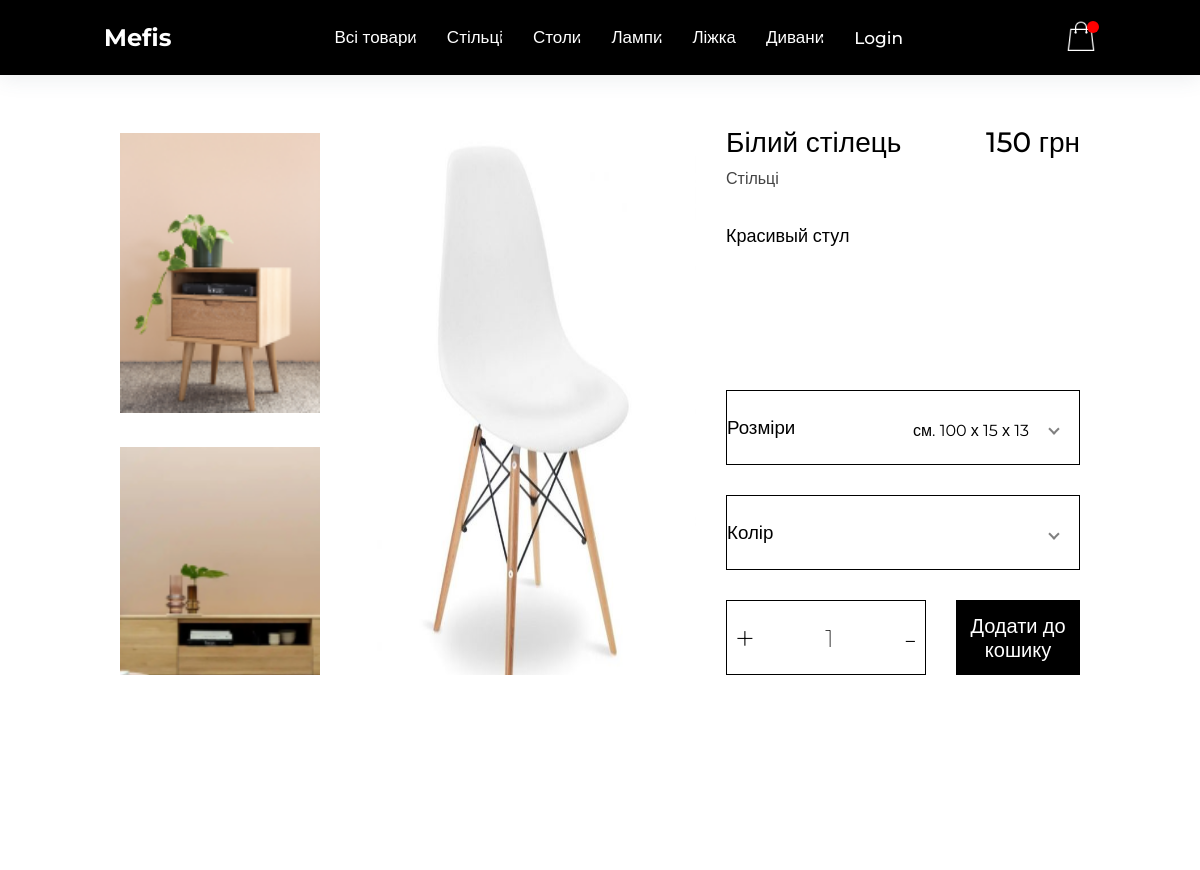
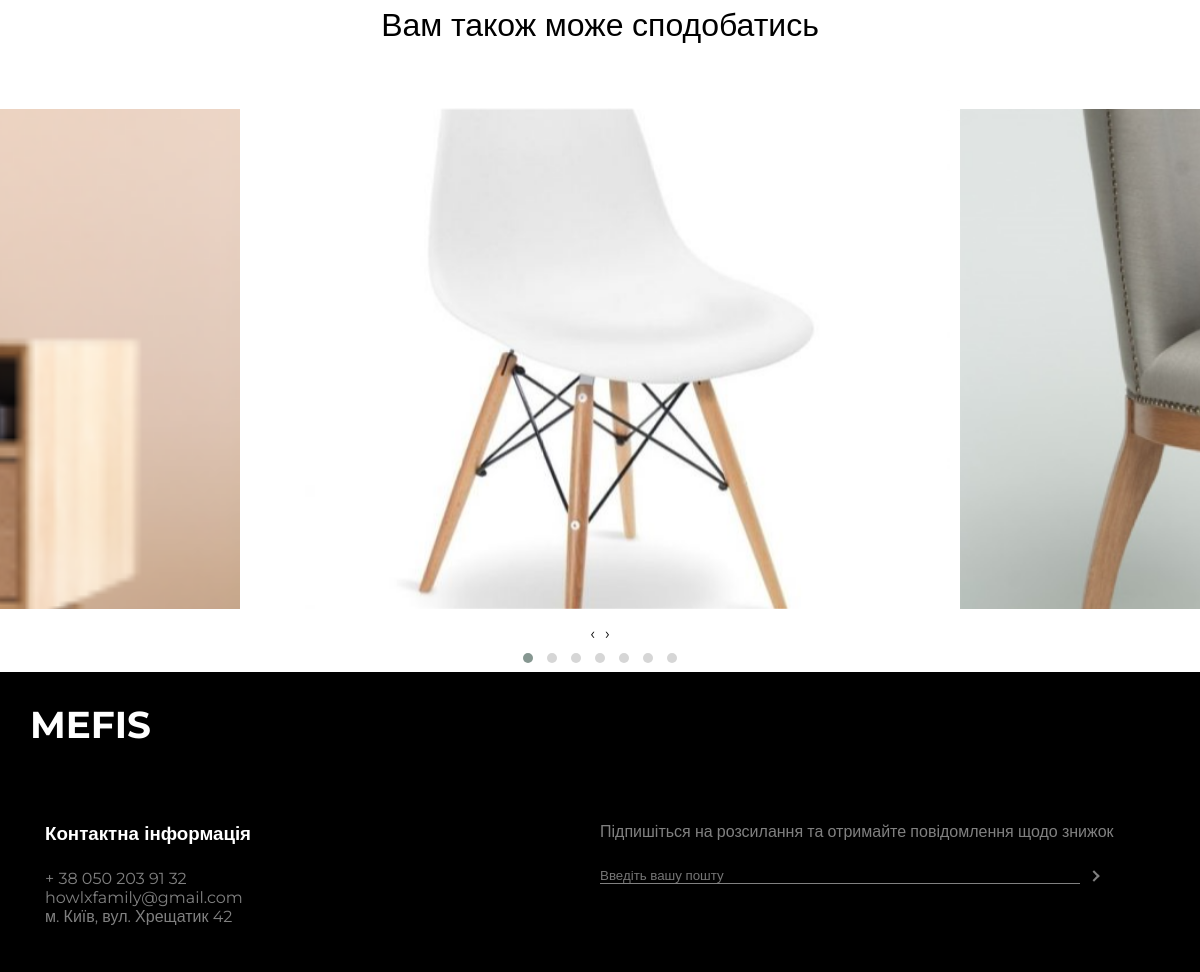
The page /products/1 on the database as committed earlier (2 pictures, top to bottom).
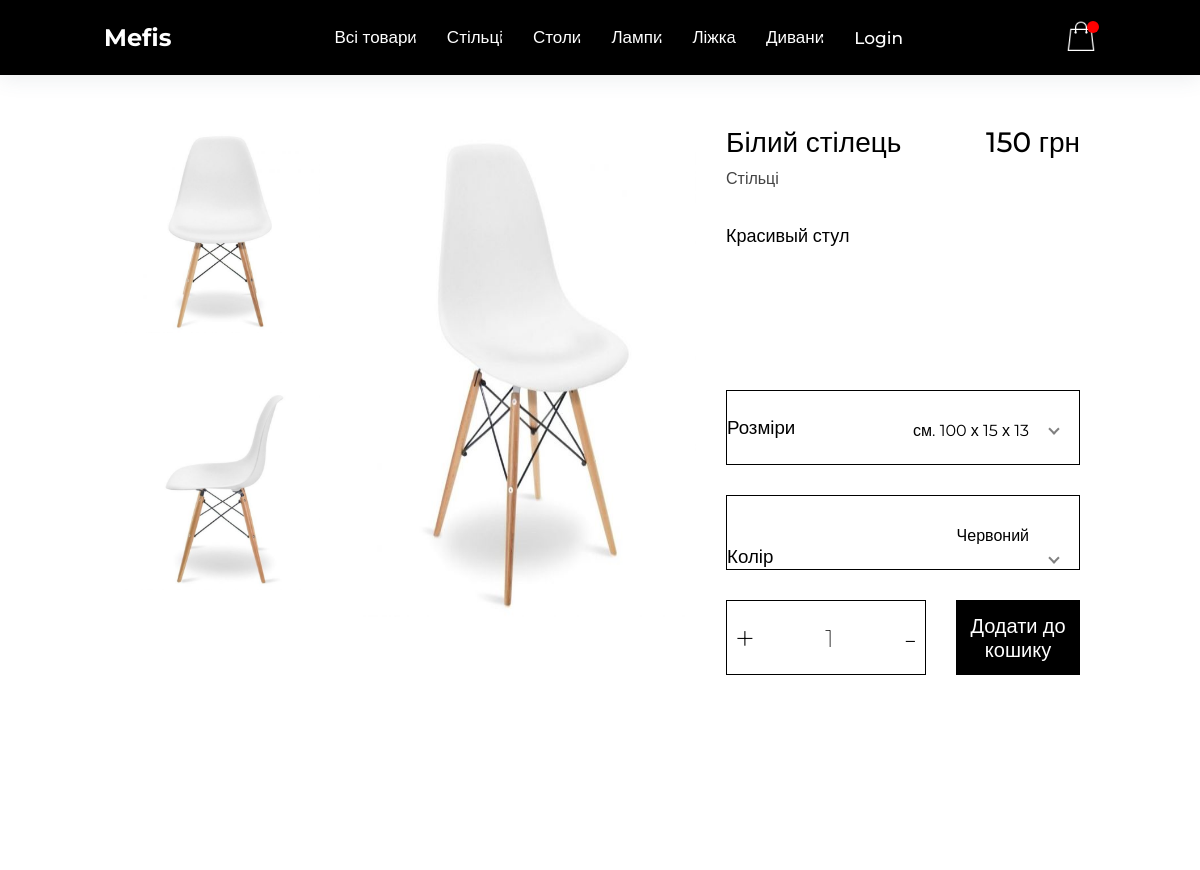
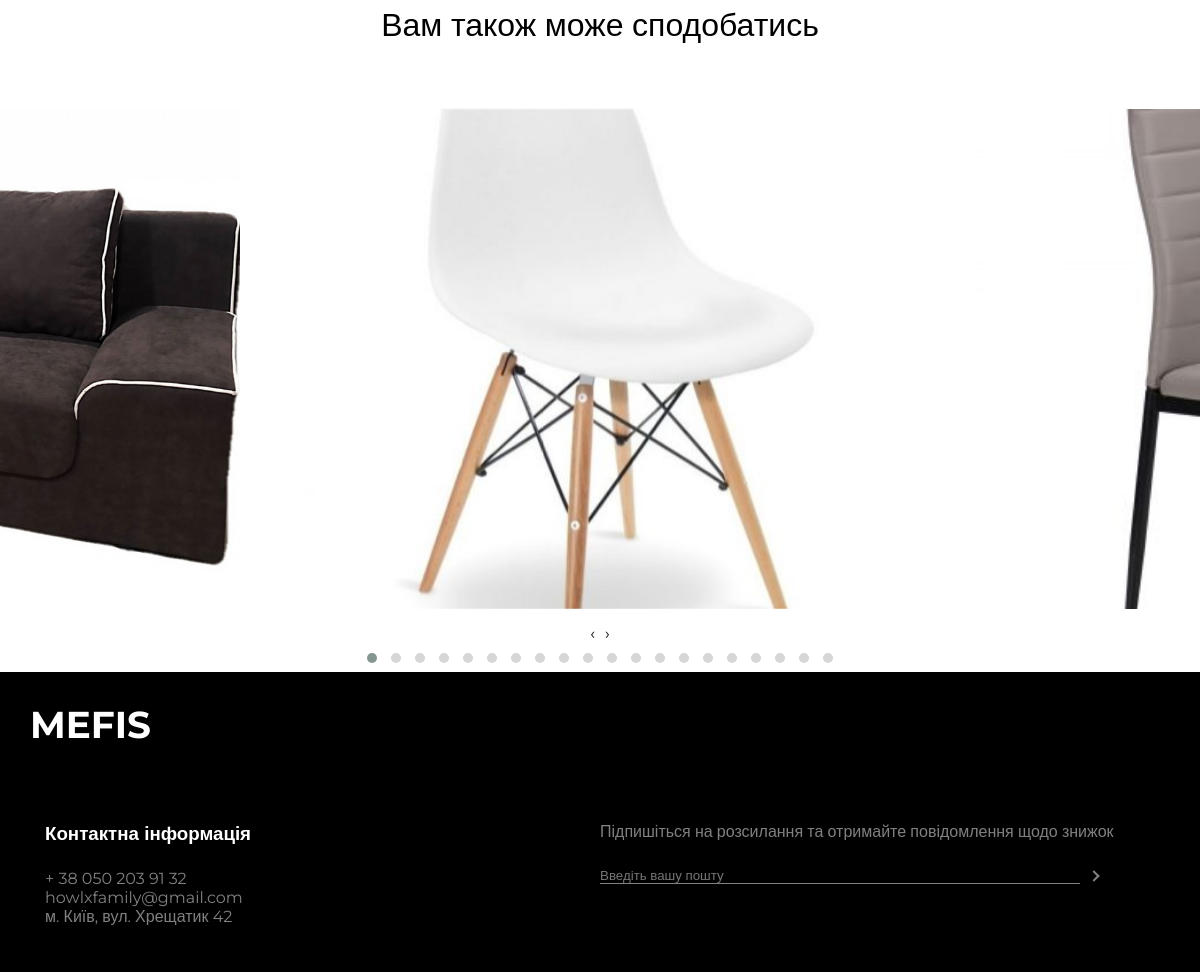
The same page on the database as committed later (2 pictures, top to bottom).
### main/models.py (models this page shows, shortened)
class Categories(models.Model):
    id = models.IntegerField(primary_key=True)
    name = models.CharField(max_length=100)
    def __str__(self):
        return f'{self.name}'

class ProductImage(models.Model):
    product = models.ForeignKey(Product, default=None, on_delete=models.CASCADE)
    images = models.ImageField(upload_to='main/static/main/img')

class Product(models.Model):
    id = models.IntegerField(primary_key=True)
    name = models.CharField(max_length=255)
    description = models.TextField(blank=True)
    fabrics = models.ForeignKey(Fabric, on_delete=models.DO_NOTHING, null=True)
    photo = models.ImageField(upload_to='main/static/main/img')
    price = models.DecimalField(default=0, max_digits=10, decimal_places=0)
    is_available = models.BooleanField(default=True)
    category = models.ForeignKey(Categories, on_delete=models.CASCADE, null=True)
    subcategory = models.ForeignKey(Subcategories, on_delete=models.CASCADE, null=True)

class Colors(models.Model):
    id = models.IntegerField(primary_key=True)
    name = models.CharField(max_length=50)

### main/views.py (the view)
# urls.py: path('products/<int:product_real_id>', views.product, name='product_page'),
def product(request, product_real_id):
    colors = Colors.objects.all()
    categories = Categories.objects.all()
    main_product = Product.objects.get(id=product_real_id)
    main_product_images = ProductImage.objects.filter(product=main_product)
    print(main_product_images[0].images)
    products = Product.objects.all()
    if request.user.is_authenticated:
        cart, created = Cart.objects.get_or_create(user=request.user, completed=False)
        context = {'head_product': main_product, 'categories': categories, 'products': products, 'head_product_images': main_product_images, 'colors': colors, "cart": cart}
        return render(request, 'main/product.html', context)
    return render(request, 'main/product.html', {'head_product': main_product, 'categories': categories, 'products': products, 'head_product_images': main_product_images, 'colors': colors})

### main/templates/main/product.html (shortened to what this page needs)
{% extends 'main/layout.html' %}
{% block content %}
    {% include "main/includes/header.html" %}
    <div class="product-page">
        <div class="product-images">
            {% for image in head_product_images %}
                {% if forloop.first %}
                    <div class="small-image-1">
                {% else %}
                    <div class="small-image-2">
                {% endif %}
            <img class="small-image-product" src="{{ image.images.url }}">
            </div>
            {% endfor %}
            <div class="big-image">
                <img class="main-product-image" src="{{ head_product.photo.url }}" alt="gg">
            </div>
            </div>
            <div class="product-name">
                <div class="name-and-category">
                    <h5>{{ head_product.name }}</h5>
                    <p>{{ head_product.category }}</p>
                </div>
                <div class="price">
                    <p>{{ head_product.price }} грн</p>
                </div>
            </div>
            <div class="product-description">
                <p>{{ head_product.description }}</p>
            </div>
            <div class="product-options">
                <div class="size-option">
                    <div class="option-name">
                        <h3>Розміри</h3>
                    </div>
                    <div class="option-setting">
                        <p>см. 100 х 15 х 13</p>
                    </div>
                    <div class="select-option">
                        <label for="options-toggle-size" class="options-menu-icon">
                            <i class="selector-arrow"></i>
                        </label>
                    </div>
                </div>
                <div class="fabric-option">
                    <div class="option-name">
                        <h3 id="option-color-name">Колір</h3>
                    </div>
                    <div class="option-setting">
                        {% for color in colors %}
                            {% if forloop.first %}
                                <p>{{ color.name }}</p>
                            {% endif %}
                        {% endfor %}
                    </div>
                    <div class="select-option">
                        <label for="options-toggle-fabric" class="options-menu-icon">
                            <i class="selector-arrow"></i>
                        </label>
                    </div>
                </div>
                <div class="add-to-cart-options">
                    <div class="quantity">
                        <button id="increment-btn" class="button-plus" onclick="increment()">+</button>
                        <h2 id="counter-value">1</h2>
                        <button id="decrement-btn" class="button-minus" onclick="decrement()">-</button>
                    </div>
                    <div class="add-button">
                        <button class="add-to-cart-button" value=" {{ head_product.id }}"><p>Додати до кошику</p>
                        </button>
                    </div>
                </div>
            </div>
        </div>
        <div class="product-demo-others">
            <h2>Вам також може сподобатись</h2>
            <div class=" owl-two owl-carousel owl-theme">
                {% for product in products %}
                    <div class="wrapper">
                        <div class="item">
                            <img src="{{ product.photo.url }}">
                        </div>
                    </div>
                {% endfor %}
            </div>
        </div>
    {% include "main/includes/footer.html" %}
{% endblock %}

### main/templates/main/layout.html (shortened to what this page needs)
{% load static %}
<!doctype html>
<html lang="en">
<head>
    <link rel="stylesheet" href="https://cdnjs.cloudflare.com/ajax/libs/OwlCarousel2/2.3.4/assets/owl.carousel.min.css">
    <link rel="stylesheet"
          href="https://cdnjs.cloudflare.com/ajax/libs/OwlCarousel2/2.3.4/assets/owl.theme.default.min.css">
    <link rel="stylesheet" href="../../static/main/css/index.css">
    <link rel="stylesheet" href="../../static/main/css/product.css">
    <link rel="stylesheet" href="../../static/main/css/catalog.css">
    <link rel="stylesheet" href="../../static/main/css/cart.css">
</head>
<body>
<main>
    {% block content %}
    {% endblock %}
</main>
</body>
</html>

### main/templates/main/includes/header.html (shortened to what this page needs)
<link rel="stylesheet" href="../../static/main/css/header.css">
<div class="header-container">
    <header class="header">
        <nav>
            <div class="logo">
                <a href="{% url 'home' %}">Mefis</a>
            </div>
            <div class="main-menu">
                <ul class="menu">
                    {% for category in categories %}
                        <li><a href="/catalog?category={{ category.id }}">{{ category.name }}</a></li>
                    {% endfor %}
                    {% if user.is_authenticated %}
                        <li><a href="/logout/">Logout</a></li>
                    {% else %}
                        <li><a href="/login/">Login</a></li>
                    {% endif %}
                </ul>
            </div>
            <div class="options-container">
                <a href="../cart">
                    <img src="../../../static/main/img/icons8-shopping-bag-50%201.png">
                </a>
                <span class="quantity"></span>
            </div>
        </nav>
    </header>
</div>

### main/templates/main/includes/footer.html
<link rel="stylesheet" href="../../static/main/css/footer.css">
<footer class="padding_4x">
  <div class="flex">
      <div class="website-name">
          <h3>MEFIS</h3>
        </div>
        <div class="website-info">
          <h3>Контактна інформація</h3>
          <p>+ 38 050 203 91 32</p>
          <p>howlxfamily@gmail.com</p>
          <p>м. Київ, вул. Хрещатик 42</p>
        </div>
    <div class="footer-email">
        <p>
            Підпишіться на розсилання та отримайте повідомлення щодо знижок
        </p>
            <form action="">
                <input type="email" name="" id="" placeholder="Введіть вашу пошту">
                <button class="email-button-footer"><i class="arrow-3 right"></i></button>
            </form>
    </div>
  </div>
</footer>

### main/static/main/css/index.css (style rules this page uses)
* { margin: 0; padding: 0; box-sizing: border-box; font-family: 'Montserrat', sans-serif; }

### main/static/main/css/header.css (style rules this page uses)
.header { top: 0; width: 100%; box-shadow: 0 4px 20px hsla(207, 24%, 35%, 0.1); z-index: 2; background-color: black; text-decoration: none; list-style: none; }
nav { display: flex; justify-content: space-around; align-items: center; padding: 20px 30px; }
.logo a { font-size: 24px; font-weight: bold; color: white; text-decoration: none; list-style: none; margin: 0 auto; }
.menu { display: flex; justify-content: center; align-items: center; }
.menu a { display: block; padding: 7px 15px; font-size: 17px; font-weight: 500; transition: 0.2s all ease-in-out; color: white; text-decoration: none; list-style: none; }
.options-container { position: relative; text-align: right; }
.options-container img { width: 30px; }
header .options-container span { background-color: red; border-radius: 50%; display: flex; justify-content: center; align-items: center; color: white; position: absolute; top: 0px; left: 70%; padding: 6px 6px; }

### main/static/main/css/footer.css (style rules this page uses)
footer { background-color: black; }
footer h3 { color: white; }
.email-button-footer { height: 20px; width: 20px; }
.footer-email input { max-width: 500px; width: 80%; border: none; border-bottom: 1px solid gray; background-color: transparent; color: gray; bottom: 0%; }
.footer-email p { margin-top: 0; margin-bottom: 1.5rem; color: gray; }
.footer-email button { height: 20px; width: 20px; background: transparent; outline: none; border: none; cursor: pointer; }
.arrow-3 { border: solid gray; border-width: 0 2px 2px 0; display: inline-block; padding: 3px; -webkit-transform: rotate(-45deg); }
@media (min-width: 1101px) { .flex { display: grid; grid-template-columns: repeat(2, 1fr); grid-template-rows: repeat(2, 150px); } }
@media (min-width: 1101px) { .website-name { padding-top: 30px; padding-left: 30px; font-size: 32px; grid-area: 1/1/2/2; } }
@media (min-width: 1101px) { .website-info { grid-area: 2/1/3/2; } }
@media (min-width: 1101px) { .footer-email { grid-area: 2/2/3/3; justify-content: flex-start; } }
@media (min-width: 1101px) { .website-info h3 { margin-bottom: 1.5rem; margin-left: 45px; } }
@media (min-width: 1101px) { .website-info p { margin-left: 45px; text-decoration: none; color: gray; } }

Rows that differ between the two databases and show on the page:
removed ProductImage: images (picture)
removed ProductImage: images (picture)
no longer on this page (row unchanged): Product: photo (picture)
added ProductImage: images (picture)
added ProductImage: images (picture)
added Colors: name "Червоний"
changed Product (number 2 of 3 on the later page): photo: a different picture
added Product: photo (picture)
